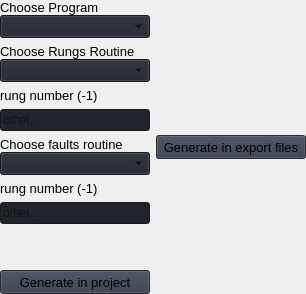
                             <widget class="QWidget" name="page_rG_importCSV">
                              <layout class="QHBoxLayout" name="horizontalLayout_9">
                               <property name="leftMargin">
                                <number>0</number>
                               </property>
                               <property name="topMargin">
                                <number>0</number>
                               </property>
                               <property name="rightMargin">
                                <number>0</number>
                               </property>
                               <property name="bottomMargin">
                                <number>0</number>
                               </property>
                               <item>
                                <layout class="QVBoxLayout" name="rG_import_leftColumn">
                                 <item>
                                  <layout class="QVBoxLayout" name="rG_chooseProgram">
                                   <property name="spacing">
                                    <number>0</number>
                                   </property>
                                   <item>
                                    <widget class="QLabel" name="labelBox_rG_chooseProgram">
                                     <property name="font">
                                      <font>
                                       <pointsize>10</pointsize>
                                       <italic>false</italic>
                                       <bold>false</bold>
                                      </font>
                                     </property>
                                     <property name="styleSheet">
                                      <string notr="true"/>
                                     </property>
                                     <property name="text">
                                      <string>Choose Program</string>
                                     </property>
                                    </widget>
                                   </item>
                                   <item>
                                    <widget class="QComboBox" name="comboBox_rG_chooseProgram">
                                     <property name="font">
                                      <font>
                                       <pointsize>10</pointsize>
                                       <italic>false</italic>
                                       <bold>false</bold>
                                      </font>
                                     </property>
                                     <property name="autoFillBackground">
                                      <bool>false</bool>
                                     </property>
                                     <property name="styleSheet">
                                      <string notr="true">background-color: rgb(33, 37, 43);</string>
                                     </property>
                                     <property name="iconSize">
                                      <size>
                                       <width>16</width>
                                       <height>16</height>
                                      </size>
                                     </property>
                                     <property name="frame">
                                      <bool>true</bool>
                                     </property>
                                    </widget>
                                   </item>
                                  </layout>
                                 </item>
                                 <item>
                                  <layout class="QVBoxLayout" name="rG_chooseRungsRoutine">
                                   <property name="spacing">
                                    <number>0</number>
                                   </property>
                                   <item>
                                    <widget class="QLabel" name="labelBox_rG_chooseRungsRoutine">
                                     <property name="font">
                                      <font>
                                       <pointsize>10</pointsize>
                                       <italic>false</italic>
                                       <bold>false</bold>
                                      </font>
                                     </property>
                                     <property name="styleSheet">
                                      <string notr="true"/>
                                     </property>
                                     <property name="text">
                                      <string>Choose Rungs Routine</string>
                                     </property>
                                    </widget>
                                   </item>
                                   <item>
                                    <widget class="QComboBox" name="comboBox_rG_chooseRungsRoutine">
                                     <property name="font">
                                      <font>
                                       <pointsize>10</pointsize>
                                       <italic>false</italic>
                                       <bold>false</bold>
                                      </font>
                                     </property>
                                     <property name="autoFillBackground">
                                      <bool>false</bool>
                                     </property>
                                     <property name="styleSheet">
                                      <string notr="true">background-color: rgb(33, 37, 43);</string>
                                     </property>
                                     <property name="iconSize">
                                      <size>
                                       <width>16</width>
                                       <height>16</height>
                                      </size>
                                     </property>
                                     <property name="frame">
                                      <bool>true</bool>
                                     </property>
                                    </widget>
                                   </item>
                                  </layout>
                                 </item>
                                 <item>
                                  <layout class="QVBoxLayout" name="rG_rungs_rungNumber">
                                   <item>
                                    <widget class="QLabel" name="labelBox_rG_rungs_rungNumber">
                                     <property name="font">
                                      <font>
                                       <pointsize>10</pointsize>
                                       <italic>false</italic>
                                       <bold>false</bold>
                                      </font>
                                     </property>
                                     <property name="styleSheet">
                                      <string notr="true"/>
                                     </property>
                                     <property name="text">
                                      <string>rung number (-1)</string>
                                     </property>
                                    </widget>
                                   </item>
                                   <item>
                                    <widget class="QLineEdit" name="lineEdit_rG_rungs_rungNumber">
                                     <property name="sizePolicy">
                                      <sizepolicy hsizetype="Minimum" vsizetype="Minimum">
                                       <horstretch>0</horstretch>
                                       <verstretch>0</verstretch>
                                      </sizepolicy>
                                     </property>
                                     <property name="minimumSize">
                                      <size>
                                       <width>0</width>
                                       <height>0</height>
                                      </size>
                                     </property>
                                     <property name="styleSheet">
                                      <string notr="true">background-color: rgb(33, 37, 43);</string>
                                     </property>
                                     <property name="text">
                                      <string/>
                                     </property>
                                     <property name="placeholderText">
                                      <string>other...</string>
                                     </property>
                                    </widget>
                                   </item>
                                  </layout>
                                 </item>
                                 <item>
                                  <layout class="QVBoxLayout" name="rG_chooseFaultsRoutine">
                                   <property name="spacing">
                                    <number>0</number>
                                   </property>
                                   <item>
                                    <widget class="QLabel" name="labelBox_rG_chooseFaultsRoutine">
                                     <property name="font">
                                      <font>
                                       <pointsize>10</pointsize>
                                       <italic>false</italic>
                                       <bold>false</bold>
                                      </font>
                                     </property>
                                     <property name="styleSheet">
                                      <string notr="true"/>
                                     </property>
                                     <property name="text">
                                      <string>Choose faults routine</string>
                                     </property>
                                    </widget>
                                   </item>
                                   <item>
                                    <widget class="QComboBox" name="comboBox_rG_chooseFaultsRoutine">
                                     <property name="font">
                                      <font>
                                       <pointsize>10</pointsize>
                                       <italic>false</italic>
                                       <bold>false</bold>
                                      </font>
                                     </property>
                                     <property name="autoFillBackground">
                                      <bool>false</bool>
                                     </property>
                                     <property name="styleSheet">
                                      <string notr="true">background-color: rgb(33, 37, 43);</string>
                                     </property>
                                     <property name="iconSize">
                                      <size>
                                       <width>16</width>
                                       <height>16</height>
                                      </size>
                                     </property>
                                     <property name="frame">
                                      <bool>true</bool>
                                     </property>
                                    </widget>
                                   </item>
                                  </layout>
                                 </item>
                                 <item>
                                  <layout class="QVBoxLayout" name="rG_faults_rungNumber">
                                   <item>
                                    <widget class="QLabel" name="labelBox_rG_faults_rungNumber">
                                     <property name="font">
                                      <font>
                                       <pointsize>10</pointsize>
                                       <italic>false</italic>
                                       <bold>false</bold>
                                      </font>
                                     </property>
                                     <property name="styleSheet">
                                      <string notr="true"/>
                                     </property>
                                     <property name="text">
                                      <string>rung number (-1)</string>
                                     </property>
                                    </widget>
                                   </item>
                                   <item>
                                    <widget class="QLineEdit" name="lineEdit_rG_faults_rungNumber">
                                     <property name="sizePolicy">
                                      <sizepolicy hsizetype="Minimum" vsizetype="Minimum">
                                       <horstretch>0</horstretch>
                                       <verstretch>0</verstretch>
                                      </sizepolicy>
                                     </property>
                                     <property name="minimumSize">
                                      <size>
                                       <width>0</width>
                                       <height>0</height>
                                      </size>
                                     </property>
                                     <property name="styleSheet">
                                      <string notr="true">background-color: rgb(33, 37, 43);</string>
                                     </property>
                                     <property name="text">
                                      <string/>
                                     </property>
                                     <property name="placeholderText">
                                      <string>other...</string>
                                     </property>
                                    </widget>
                                   </item>
                                  </layout>
                                 </item>
                                 <item>
                                  <spacer name="verticalSpacer_2">
                                   <property name="orientation">
                                    <enum>Qt::Vertical</enum>
                                   </property>
                                   <property name="sizeHint" stdset="0">
                                    <size>
                                     <width>20</width>
                                     <height>40</height>
                                    </size>
                                   </property>
                                  </spacer>
                                 </item>
                                 <item>
                                  <widget class="QPushButton" name="pushButton_rG_generateInProject">
                                   <property name="sizePolicy">
                                    <sizepolicy hsizetype="Preferred" vsizetype="Preferred">
                                     <horstretch>0</horstretch>
                                     <verstretch>0</verstretch>
                                    </sizepolicy>
                                   </property>
                                   <property name="minimumSize">
                                    <size>
                                     <width>150</width>
                                     <height>24</height>
                                    </size>
                                   </property>
                                   <property name="font">
                                    <font>
                                     <pointsize>10</pointsize>
                                     <italic>false</italic>
                                     <bold>false</bold>
                                    </font>
                                   </property>
                                   <property name="cursor">
                                    <cursorShape>PointingHandCursor</cursorShape>
                                   </property>
                                   <property name="styleSheet">
                                    <string notr="true">background-color: rgb(52, 59, 72);</string>
                                   </property>
                                   <property name="text">
                                    <string>Generate in project</string>
                                   </property>
                                   <property name="flat">
                                    <bool>false</bool>
                                   </property>
                                  </widget>
                                 </item>
                                </layout>
                               </item>
                               <item>
                                <layout class="QVBoxLayout" name="rG_import_rightColumn">
                                 <item>
                                  <spacer name="verticalSpacer_6">
                                   <property name="orientation">
                                    <enum>Qt::Vertical</enum>
                                   </property>
                                   <property name="sizeHint" stdset="0">
                                    <size>
                                     <width>20</width>
                                     <height>40</height>
                                    </size>
                                   </property>
                                  </spacer>
                                 </item>
                                 <item>
                                  <widget class="QPushButton" name="pushButton_rG_generateExportFiles">
                                   <property name="sizePolicy">
                                    <sizepolicy hsizetype="Preferred" vsizetype="Preferred">
                                     <horstretch>0</horstretch>
                                     <verstretch>0</verstretch>
                                    </sizepolicy>
                                   </property>
                                   <property name="minimumSize">
                                    <size>
                                     <width>150</width>
                                     <height>24</height>
                                    </size>
                                   </property>
                                   <property name="font">
                                    <font>
                                     <pointsize>10</pointsize>
                                     <italic>false</italic>
                                     <bold>false</bold>
                                    </font>
                                   </property>
                                   <property name="cursor">
                                    <cursorShape>PointingHandCursor</cursorShape>
                                   </property>
                                   <property name="styleSheet">
                                    <string notr="true">background-color: rgb(52, 59, 72);</string>
                                   </property>
                                   <property name="text">
                                    <string>Generate in export files</string>
                                   </property>
                                   <property name="flat">
                                    <bool>false</bool>
                                   </property>
                                  </widget>
                                 </item>
                                 <item>
                                  <spacer name="verticalSpacer_7">
                                   <property name="orientation">
                                    <enum>Qt::Vertical</enum>
                                   </property>
                                   <property name="sizeHint" stdset="0">
                                    <size>
                                     <width>20</width>
                                     <height>40</height>
                                    </size>
                                   </property>
                                  </spacer>
                                 </item>
                                </layout>
                               </item>
                              </layout>
                             </widget>
